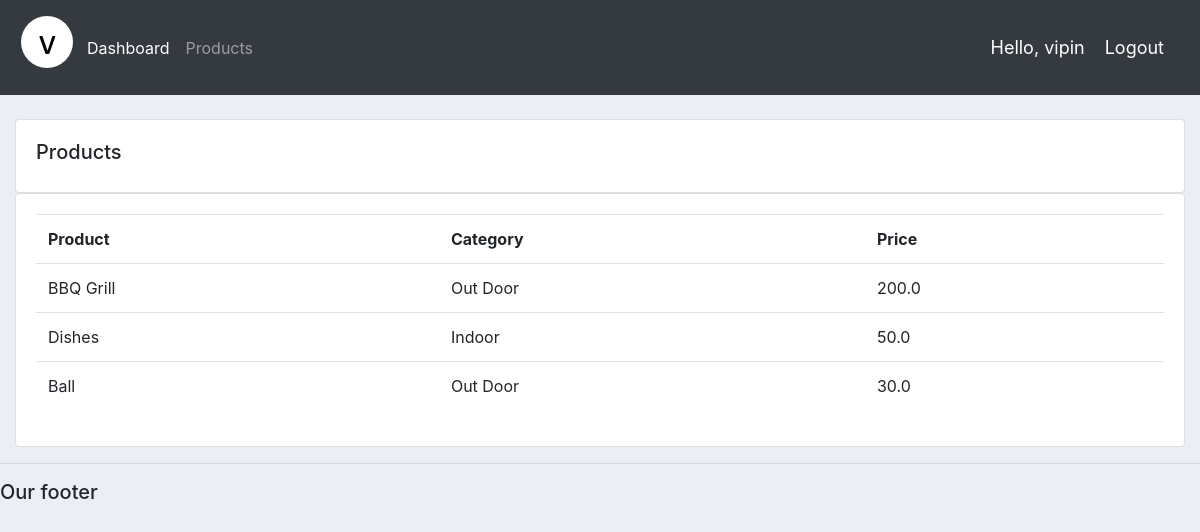
Screenshot of /products/ (signed in) with the database file from the repository.
### accounts/models.py (models this page shows, shortened)
class Product(models.Model):
    CATEGORY = (
        ('Indoor', 'Indoor'),
        ('Out Door', 'Out Door'),
    )
    name = models.CharField(max_length=200, null=True)
    price = models.FloatField(null=True)
    category = models.CharField(max_length=200, null=True, choices=CATEGORY)
    description = models.CharField(max_length=200, null=True, blank=True)
    date_created = models.DateTimeField(auto_now_add=True, null=True)
    tags = models.ManyToManyField(Tag)

### accounts/decorators.py (the view)
        def wrapper_func(request, *args, **kwargs):
            group = None
            if request.user.groups.exists():
                group = request.user.groups.all()[0].name
            if group in allowed_roles:
                return view_func(request, *args, **kwargs)
            else:
                return HttpResponse('You are not authorized to view this page')

### accounts/views.py (called while the page is built)
@login_required(login_url='login')
@allowed_users(allowed_roles=['admin'])
def products(request):
    products = Product.objects.all()
    return render(request, 'accounts/products.html', {'products': products})

### accounts/templates/accounts/products.html
{%  extends 'accounts/main.html' %}
{% block content %}
		<br>
		<div class="row">
			<div class="col-md">
				<div class="card card-body">
					<h5>Products</h5>
				</div>
				<div class="card card-body">
					<table class="table">
						<tr>
							<th>Product</th>
							<th>Category</th>
							<th>Price</th>
						</tr>
						{% for i in products %}
						<tr>
							<td>{{i.name}}</td>
							<td>{{i.category}}</td>
							<td>{{i.price}}</td>
						</tr>
						{% endfor %}
					</table>
				</div>
			</div>
		</div>
{% endblock content %}

### accounts/templates/accounts/navbar.html (shortened to what this page needs)
{% load static %}
<nav class="navbar navbar-expand-lg navbar-dark bg-dark">
  <img src="{% static '/images/logo1.png' %}" alt="">
  <div class="collapse navbar-collapse" id="navbarNav">
    <ul class="navbar-nav">
      {% if request.user.is_staff %}
      <li class="nav-item active">
        <a class="nav-link" href=" {% url 'home' %} ">Dashboard</a>
      </li>
      <li class="nav-item">
        <a class="nav-link" href="{% url 'products' %}">Products</a>
      </li>
      {% else %}
      <li class="nav-item">
        <a class="nav-link" href="{% url 'account' %}">Settings</a>
      </li>
      {% endif %}
    </ul>
  </div>
  <span id="hello-msg">Hello, {{ request.user }} </span>
  <span><a id="hello-msg" href=" {% url 'logout' %} ">Logout</a></span>
</nav>

### static/css/main.css (style rules this page uses)
body { background-color: #ebeff5; }

### accounts/templates/accounts/navbar.html (style rules this page uses)
#hello-msg { font-size: 18px; color: #FFF; margin-right: 20px; }

### rows the page displays
Product: name "BBQ Grill", category "Out Door", price "200.0"
Product: name "Dishes", category "Indoor", price "50.0"
Product: name "Ball", category "Out Door", price "30.0"

### other values shown
{{ request.user }} "vipin"
